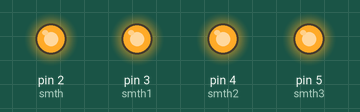
Bench run of a sketch on a simulated Arduino Uno, built with avr-gcc and run on an emulated ATmega328P. Parts: output pins drawn as LEDs (lit = HIGH).

Above: at 0.2 s.
At 1.7 s:
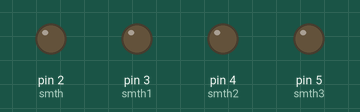
Timing chart, 0 to 3.0 s (numbered marks = the images above):
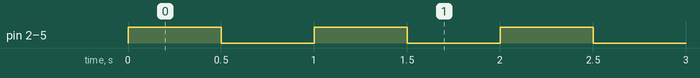

Measured:
- by itself, pin 2 (smth), pin 3 (smth1), pin 4 (smth2), pin 5 (smth3): alternates HIGH for 0.50 s and LOW for 0.50 s

The sketch:

relay.ino
```cpp
int smth = 2;
int smth1 = 3;
int smth2 = 4;
int smth3 = 5;

void setup() {
  pinMode(smth, OUTPUT);
  pinMode(smth1, OUTPUT);
  pinMode(smth2, OUTPUT);
  pinMode(smth3, OUTPUT);

}

void loop() {
  digitalWrite(smth, HIGH);
  digitalWrite(smth1, HIGH);
  digitalWrite(smth2, HIGH);
  digitalWrite(smth3, HIGH);
  delay(500);


  digitalWrite(smth, LOW);
  digitalWrite(smth1, LOW);
  digitalWrite(smth2, LOW);
  digitalWrite(smth3, LOW);
  delay(500);
}
```
